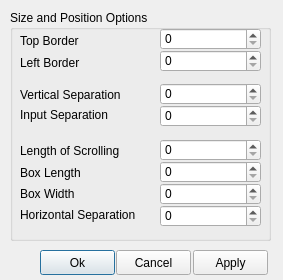
<?xml version="1.0" encoding="UTF-8"?>
<ui version="4.0">
 <class>Resize</class>
 <widget class="QDialog" name="Resize">
  <property name="geometry">
   <rect>
    <x>0</x>
    <y>0</y>
    <width>283</width>
    <height>280</height>
   </rect>
  </property>
  <property name="windowTitle">
   <string>Resize and Reposition</string>
  </property>
  <property name="windowIcon">
   <iconset>
    <normaloff>BOUTguilogo.png</normaloff>BOUTguilogo.png</iconset>
  </property>
  <widget class="QPushButton" name="ok">
   <property name="geometry">
    <rect>
     <x>40</x>
     <y>250</y>
     <width>75</width>
     <height>25</height>
    </rect>
   </property>
   <property name="text">
    <string>Ok</string>
   </property>
  </widget>
  <widget class="QPushButton" name="cancel">
   <property name="geometry">
    <rect>
     <x>116</x>
     <y>250</y>
     <width>75</width>
     <height>25</height>
    </rect>
   </property>
   <property name="text">
    <string>Cancel</string>
   </property>
  </widget>
  <widget class="QPushButton" name="apply">
   <property name="geometry">
    <rect>
     <x>193</x>
     <y>250</y>
     <width>75</width>
     <height>25</height>
    </rect>
   </property>
   <property name="text">
    <string>Apply</string>
   </property>
  </widget>
  <widget class="QGroupBox" name="groupBox">
   <property name="geometry">
    <rect>
     <x>10</x>
     <y>10</y>
     <width>261</width>
     <height>231</height>
    </rect>
   </property>
   <property name="title">
    <string>Size and Position Options</string>
   </property>
   <widget class="QLabel" name="label_8">
    <property name="geometry">
     <rect>
      <x>10</x>
      <y>197</y>
      <width>161</width>
      <height>16</height>
     </rect>
    </property>
    <property name="text">
     <string>Horizontal Separation</string>
    </property>
   </widget>
   <widget class="QLabel" name="label_3">
    <property name="geometry">
     <rect>
      <x>10</x>
      <y>23</y>
      <width>111</width>
      <height>16</height>
     </rect>
    </property>
    <property name="text">
     <string>Top Border</string>
    </property>
   </widget>
   <widget class="QLabel" name="label_6">
    <property name="geometry">
     <rect>
      <x>10</x>
      <y>176</y>
      <width>111</width>
      <height>16</height>
     </rect>
    </property>
    <property name="text">
     <string>Box Width</string>
    </property>
   </widget>
   <widget class="QSpinBox" name="leftSpin">
    <property name="geometry">
     <rect>
      <x>150</x>
      <y>40</y>
      <width>101</width>
      <height>22</height>
     </rect>
    </property>
    <property name="toolTip">
     <string>change the left side of the border bewteen the mainwindow and the first boxes</string>
    </property>
    <property name="maximum">
     <number>10000</number>
    </property>
   </widget>
   <widget class="QLabel" name="label_2">
    <property name="geometry">
     <rect>
      <x>10</x>
      <y>77</y>
      <width>131</width>
      <height>16</height>
     </rect>
    </property>
    <property name="text">
     <string>Vertical Separation</string>
    </property>
   </widget>
   <widget class="QSpinBox" name="inputSepSpin">
    <property name="geometry">
     <rect>
      <x>150</x>
      <y>95</y>
      <width>101</width>
      <height>22</height>
     </rect>
    </property>
    <property name="toolTip">
     <string>Change the gap between the input controls</string>
    </property>
    <property name="maximum">
     <number>10000</number>
    </property>
   </widget>
   <widget class="QLabel" name="label">
    <property name="geometry">
     <rect>
      <x>10</x>
      <y>45</y>
      <width>111</width>
      <height>16</height>
     </rect>
    </property>
    <property name="text">
     <string>Left Border</string>
    </property>
   </widget>
   <widget class="QSpinBox" name="widthSpin">
    <property name="geometry">
     <rect>
      <x>150</x>
      <y>173</y>
      <width>101</width>
      <height>22</height>
     </rect>
    </property>
    <property name="toolTip">
     <string>change the width of the boxes</string>
    </property>
    <property name="maximum">
     <number>10000</number>
    </property>
   </widget>
   <widget class="QSpinBox" name="vSpin">
    <property name="geometry">
     <rect>
      <x>150</x>
      <y>73</y>
      <width>101</width>
      <height>22</height>
     </rect>
    </property>
    <property name="toolTip">
     <string>change the vertical seperation between the boxes</string>
    </property>
    <property name="maximum">
     <number>10000</number>
    </property>
   </widget>
   <widget class="QSpinBox" name="maxSpin">
    <property name="geometry">
     <rect>
      <x>150</x>
      <y>129</y>
      <width>101</width>
      <height>22</height>
     </rect>
    </property>
    <property name="toolTip">
     <string>change the limit of the length of each column of boxes</string>
    </property>
    <property name="maximum">
     <number>10000</number>
    </property>
   </widget>
   <widget class="QSpinBox" name="topSpin">
    <property name="geometry">
     <rect>
      <x>150</x>
      <y>18</y>
      <width>101</width>
      <height>22</height>
     </rect>
    </property>
    <property name="toolTip">
     <string>change the top side of the border bewteen the mainwindow and the first boxes</string>
    </property>
    <property name="maximum">
     <number>10000</number>
    </property>
   </widget>
   <widget class="QLabel" name="label_10">
    <property name="geometry">
     <rect>
      <x>10</x>
      <y>97</y>
      <width>121</width>
      <height>16</height>
     </rect>
    </property>
    <property name="text">
     <string>Input Separation</string>
    </property>
   </widget>
   <widget class="QLabel" name="label_4">
    <property name="geometry">
     <rect>
      <x>10</x>
      <y>133</y>
      <width>131</width>
      <height>16</height>
     </rect>
    </property>
    <property name="text">
     <string>Length of Scrolling</string>
    </property>
   </widget>
   <widget class="QSpinBox" name="hSpin">
    <property name="geometry">
     <rect>
      <x>150</x>
      <y>195</y>
      <width>101</width>
      <height>22</height>
     </rect>
    </property>
    <property name="toolTip">
     <string>Chagne the horizontal seperation between the boxes</string>
    </property>
    <property name="maximum">
     <number>10000</number>
    </property>
   </widget>
   <widget class="QLabel" name="label_5">
    <property name="geometry">
     <rect>
      <x>10</x>
      <y>155</y>
      <width>131</width>
      <height>16</height>
     </rect>
    </property>
    <property name="text">
     <string>Box Length</string>
    </property>
   </widget>
   <widget class="QSpinBox" name="boxLengthSpin">
    <property name="geometry">
     <rect>
      <x>150</x>
      <y>151</y>
      <width>101</width>
      <height>22</height>
     </rect>
    </property>
    <property name="toolTip">
     <string>change the limit of the length of each column of boxes</string>
    </property>
    <property name="maximum">
     <number>10000</number>
    </property>
   </widget>
  </widget>
 </widget>
 <resources/>
 <connections/>
</ui>
